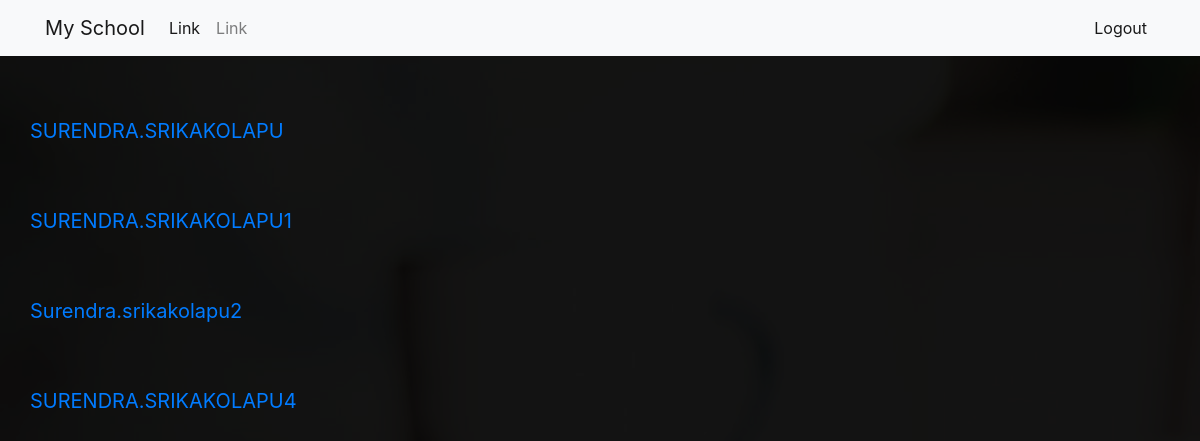
The page /ad/id_card/ (signed in) on the database its author committed.
### admissions/models.py (models this page shows, shortened)
class Id_card(models.Model):
    studentname = models.CharField(max_length=1000 ,  verbose_name = "Student Full Name")
    reg_no = models.PositiveIntegerField( verbose_name = "Registration Number")
    fathername = models.CharField(max_length=1000 ,  verbose_name = "Father Name")
    dob = models.DateField( verbose_name = "Date Of Birth")
    CLASSNAME_CHOICES =(
         ('Nursery' , 'Nursery'),
         ('L.K.G' , 'L.K.G'),
         ('U.K.G' , 'U.K.G'),
         ('1ˢᵗ' , '1ˢᵗ'),
         ('2ⁿᵈ' , '2ⁿᵈ'),
         ('3ʳᵈ' , '3ʳᵈ'),
         ('4ᵗʰ' , '4ᵗʰ'),
         ('5ᵗʰ' , '5ᵗʰ'),
         ('6ᵗʰ' , '6ᵗʰ'),
         ('7ᵗʰ' , '7ᵗʰ'),
         ('8ᵗʰ' , '8ᵗʰ'),
         ('9ᵗʰ' , '9ᵗʰ'),
         ('10ᵗʰ' , '10ᵗʰ'),
    )
    classname = models.CharField(max_length=30 , choices=CLASSNAME_CHOICES ,  verbose_name = "Class")
    BLOODGROUP_CHOICES =(
         ('A+' , 'A+'),
         ('A-' , 'A-'),
         ('B+' , 'B+'),
         ('B-' , 'B-'),
         ('O+' , 'O+'),
         ('O-' , 'O-'),
         ('AB+' , 'AB+'),
         ('AB-' , 'AB-'),
    )
    bloodgroup = models.CharField(max_length=30 , choices=BLOODGROUP_CHOICES ,  verbose_name = "Blood Group")
    resident_add = models.CharField(max_length=2000 ,  verbose_name = "Residential Address")
    permanent_add = models.CharField(max_length=2000 ,  verbose_name = "Permanent Address")
    image = models.ImageField(upload_to ='media/' , null = True ,  verbose_name = "Student Photo Id")

### admissions/views.py (the view)
# urls.py: path('id_card/', id_card),
@login_required
def id_card(request):
    context = {
        'cards' : Id_card.objects.all()
    }
    return render (request , 'admissions/id_card.html' , context)

### templates/admissions/id_card.html (shortened to what this page needs)
{% extends 'base.html' %}
{% load static %}
    {% block content %}
    {% for card in cards %}
    <div style="margin-top:60px;font-size:20px;" class="col">
        <a href="{% url 'detail' card.id %}">{{card.studentname}}</a>
    </div>
    {% endfor %}
    {% endblock content %}

### rows shown on the page
Id_card: studentname "SURENDRA.SRIKAKOLAPU"
Id_card: studentname "SURENDRA.SRIKAKOLAPU1"
Id_card: studentname "Surendra.srikakolapu2"
Id_card: studentname "SURENDRA.SRIKAKOLAPU4"
